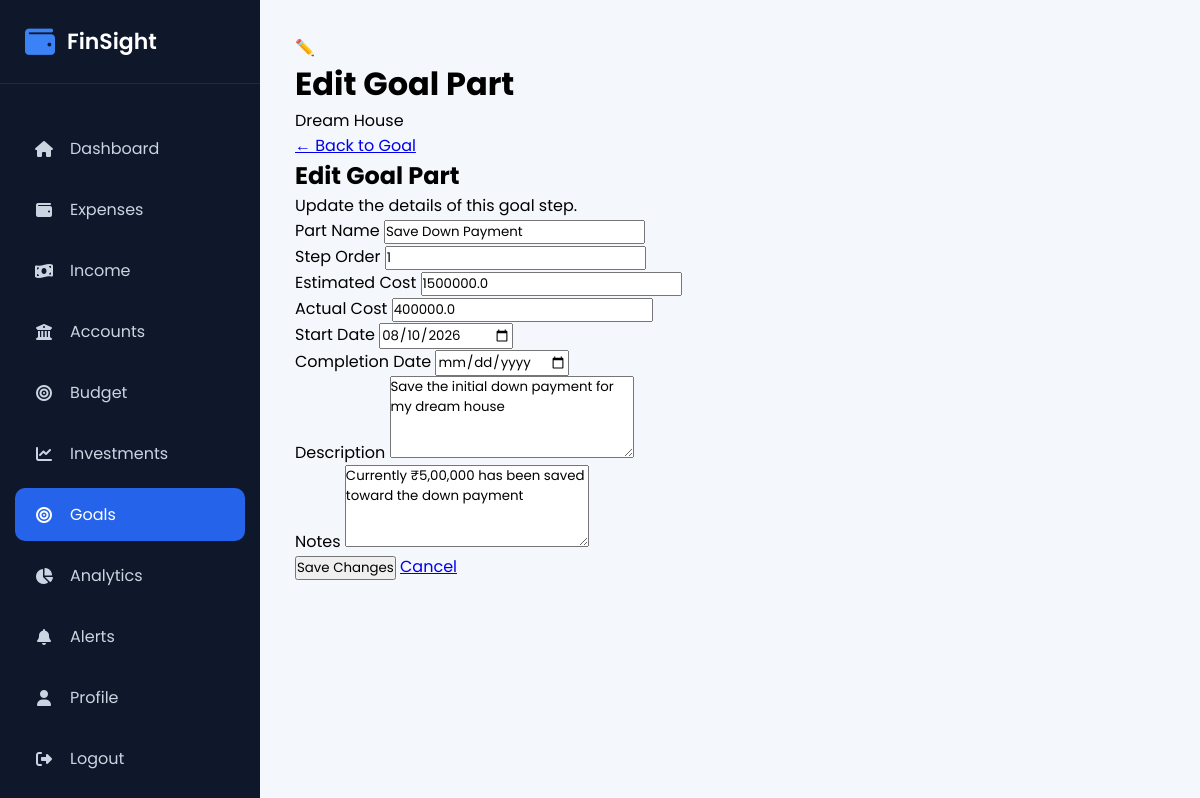
/goals/parts/edit/1 (signed in), run on the app's committed database.
### models/goal.py (models this page shows, shortened)
class Goal(db.Model):
    __tablename__ = "goals"
    id = db.Column(
        db.Integer,
        primary_key=True
    )
    goal_name = db.Column(
        db.String(100),
        nullable=False
    )
    goal_type = db.Column(
        db.String(50),
        nullable=False
    )
    target_amount = db.Column(
        db.Float,
        nullable=False,
        default=0
    )
    current_amount = db.Column(
        db.Float,
        nullable=False,
        default=0
    )
    target_date = db.Column(
        db.Date,
        nullable=False
    )
    category = db.Column(
        db.String(50),
        nullable=False
    )
    priority = db.Column(
        db.String(20),
        nullable=False,
        default="Medium"
    )
    status = db.Column(
        db.String(30),
        nullable=False,
        default="In Progress"
    )
    notes = db.Column(
        db.Text
    )
    created_at = db.Column(
        db.DateTime,
        default=datetime.utcnow
    )
    updated_at = db.Column(
        db.DateTime,
        default=datetime.utcnow,
        onupdate=datetime.utcnow
    )
    user_id = db.Column(
        db.Integer,
        db.ForeignKey("users.id"),
        nullable=False
    )
    expenses = db.relationship(
        "Expense",
        back_populates="goal",
        lazy=True
    )

### models/goal_part.py (models this page shows)
class GoalPart(db.Model):
    __tablename__ = "goal_parts"
    id = db.Column(
        db.Integer,
        primary_key=True
    )
    goal_id = db.Column(
        db.Integer,
        db.ForeignKey("goals.id"),
        nullable=False
    )
    part_name = db.Column(
        db.String(200),
        nullable=False
    )
    step_order = db.Column(
        db.Integer,
        default=1
    )
    description = db.Column(
        db.Text,
        nullable=True
    )
    estimated_cost = db.Column(
        db.Float,
        default=0
    )
    actual_cost = db.Column(
        db.Float,
        default=0
    )
    start_date = db.Column(
        db.Date,
        nullable=True
    )
    completion_date = db.Column(
        db.Date,
        nullable=True
    )
    status = db.Column(
        db.String(50),
        default="Pending"
    )
    notes = db.Column(
        db.Text,
        nullable=True
    )
    created_at = db.Column(
        db.DateTime,
        default=datetime.utcnow
    )
    goal = db.relationship(
        "Goal",
        backref=db.backref(
            "parts",
            lazy=True,
            cascade="all, delete-orphan"
        )
    )

### routes/goal.py (the view, shortened to what this page needs)
@goal.route(
    "/goals/parts/edit/<int:part_id>",
    methods=["GET", "POST"]
)
@login_required
def edit_goal_part(part_id):
    part = GoalPart.query.get_or_404(part_id)
    goal_data = Goal.query.filter_by(
        id=part.goal_id,
        user_id=current_user.id
    ).first_or_404()
    return render_template(
    "edit_goal_part.html",
    goal=goal_data,
    part=part
)

### app.py (called while the page is built)
@login_manager.user_loader
def load_user(user_id):
    return User.query.get(int(user_id))

@app.context_processor
def inject_global_vars():
    if current_user.is_authenticated:
        unread_count = FinancialAlert.query.filter_by(user_id=current_user.id, is_read=False).count()
        return dict(unread_alerts_count=unread_count)
    return dict(unread_alerts_count=0)

### templates/edit_goal_part.html (shortened to what this page needs)
{% extends "layout.html" %}
{% block content %}
<div class="goal-details-page">
    <div class="goal-details-header">
        <div class="goal-details-title-row">
            <span class="goal-details-icon">
                ✏️
            </span>
            <div>
                <h1>
                    Edit Goal Part
                </h1>
                <p class="goal-subtitle">
                    {{ goal.goal_name }}
                </p>
            </div>
        </div>
        <a
            href="{{ url_for(
                'goal.goal_details',
                id=goal.id
            ) }}"
            class="back-goals-btn"
        >
            ← Back to Goal
        </a>
    </div>
    <div class="details-card">
        <div class="details-card-header">
            <div>
                <h2>
                    Edit Goal Part
                </h2>
                <p>
                    Update the details of this goal step.
                </p>
            </div>
        </div>
        <form
            method="POST"
            action="{{ url_for(
                'goal.edit_goal_part',
                part_id=part.id
            ) }}"
            class="part-form"
        >
            <div class="part-form-grid">
                <div class="form-group">
                    <label>
                        Part Name
                    </label>
                    <input
                        type="text"
                        name="part_name"
                        value="{{ part.part_name or '' }}"
                        required
                    >
                </div>
                <div class="form-group">
                    <label>
                        Step Order
                    </label>
                    <input
                        type="number"
                        name="step_order"
                        value="{{ part.step_order or 1 }}"
                        min="1"
                        required
                    >
                </div>
                <div class="form-group">
                    <label>
                        Estimated Cost
                    </label>
                    <input
                        type="number"
                        name="estimated_cost"
                        value="{{ part.estimated_cost or 0 }}"
                        min="0"
                        step="0.01"
                    >
                </div>
                <div class="form-group">
                    <label>
                        Actual Cost
                    </label>
                    <input
                        type="number"
                        name="actual_cost"
                        value="{{ part.actual_cost or 0 }}"
                        min="0"
                        step="0.01"
                    >
                </div>
                <div class="form-group">
                    <label>
                        Start Date
                    </label>
                    <input
                        type="date"
                        name="start_date"
                        value="{% if part.start_date %}{{ part.start_date.strftime('%Y-%m-%d') }}{% endif %}"
                    >
                </div>
                <div class="form-group">
                    <label>
                        Completion Date
                    </label>
                    <input
                        type="date"
                        name="completion_date"
                        value="{% if part.completion_date %}{{ part.completion_date.strftime('%Y-%m-%d') }}{% endif %}"
                    >
                </div>
                <div class="form-group full-width">
                    <label>
                        Description
                    </label>
                    <textarea
                        name="description"
                        rows="4"
                        placeholder="Describe this step"
                    >{{ part.description or '' }}</textarea>
                </div>
                <div class="form-group full-width">
                    <label>
                        Notes
                    </label>
                    <textarea
                        name="notes"
                        rows="4"
                        placeholder="Additional notes"
                    >{{ part.notes or '' }}</textarea>
                </div>
            </div>
            <div class="part-form-actions">
                <button
                    type="submit"
                    class="save-part-btn"
                >
                    Save Changes
                </button>
                <a
                    href="{{ url_for(
                        'goal.goal_details',
                        id=goal.id
                    ) }}"
                    class="cancel-part-btn"
                >
                    Cancel
                </a>
            </div>
        </form>
    </div>
</div>
{% endblock %}

### static/css/layout.css (style rules this page uses)
* { margin:0; padding:0; box-sizing:border-box; font-family:'Poppins',sans-serif; }
body { background:#f4f7fc; }

### data on the page
Goal: goal_name "Dream House"
GoalPart: part_name "Save Down Payment", step_order "1", estimated_cost "1500000.0", actual_cost "400000.0", start_date "08/10/2026", description "Save the initial down payment for my dream house", notes "Currently ₹5,00,000 has been saved toward the down payment"
